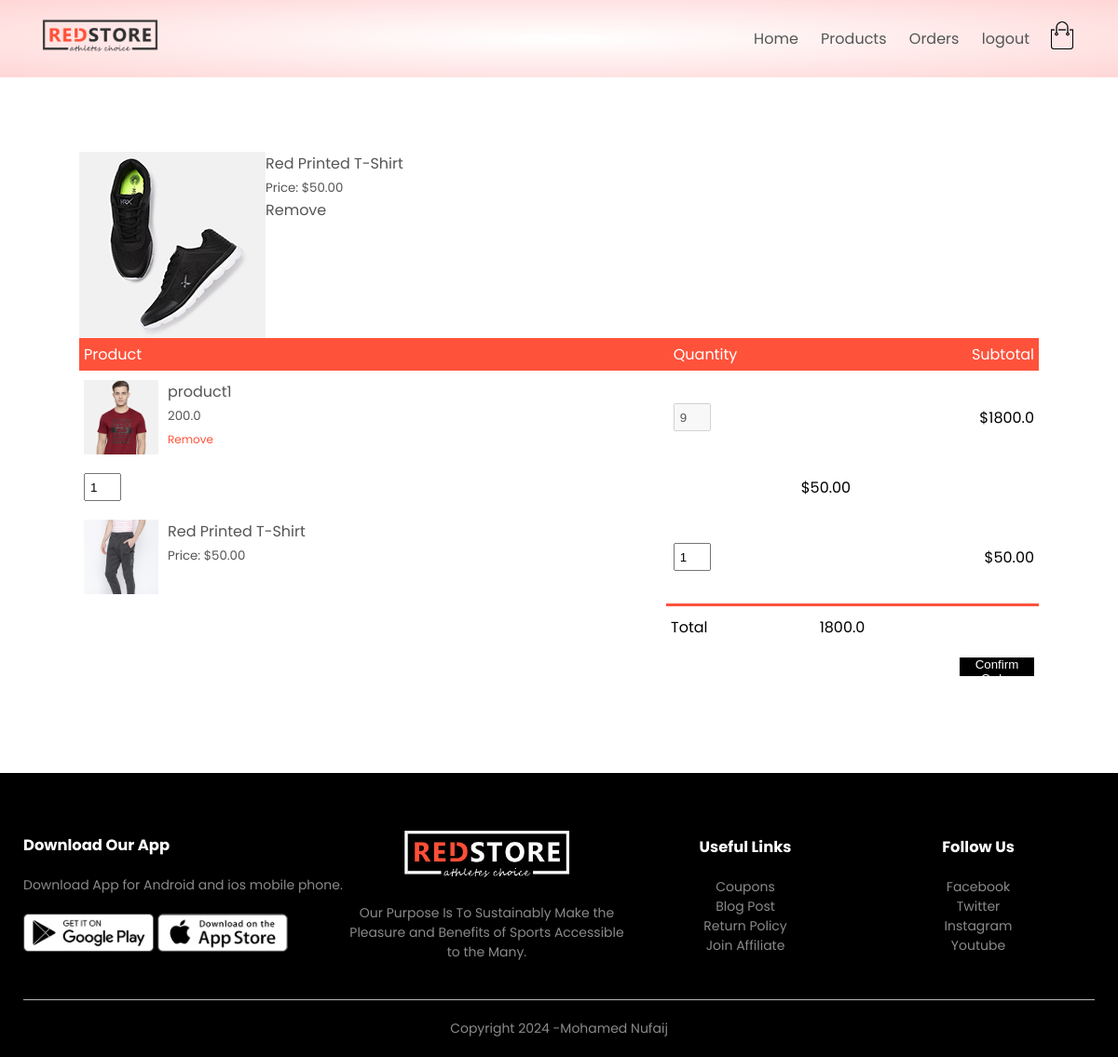
Before: /orders/cart/ (signed in) with the older database file.
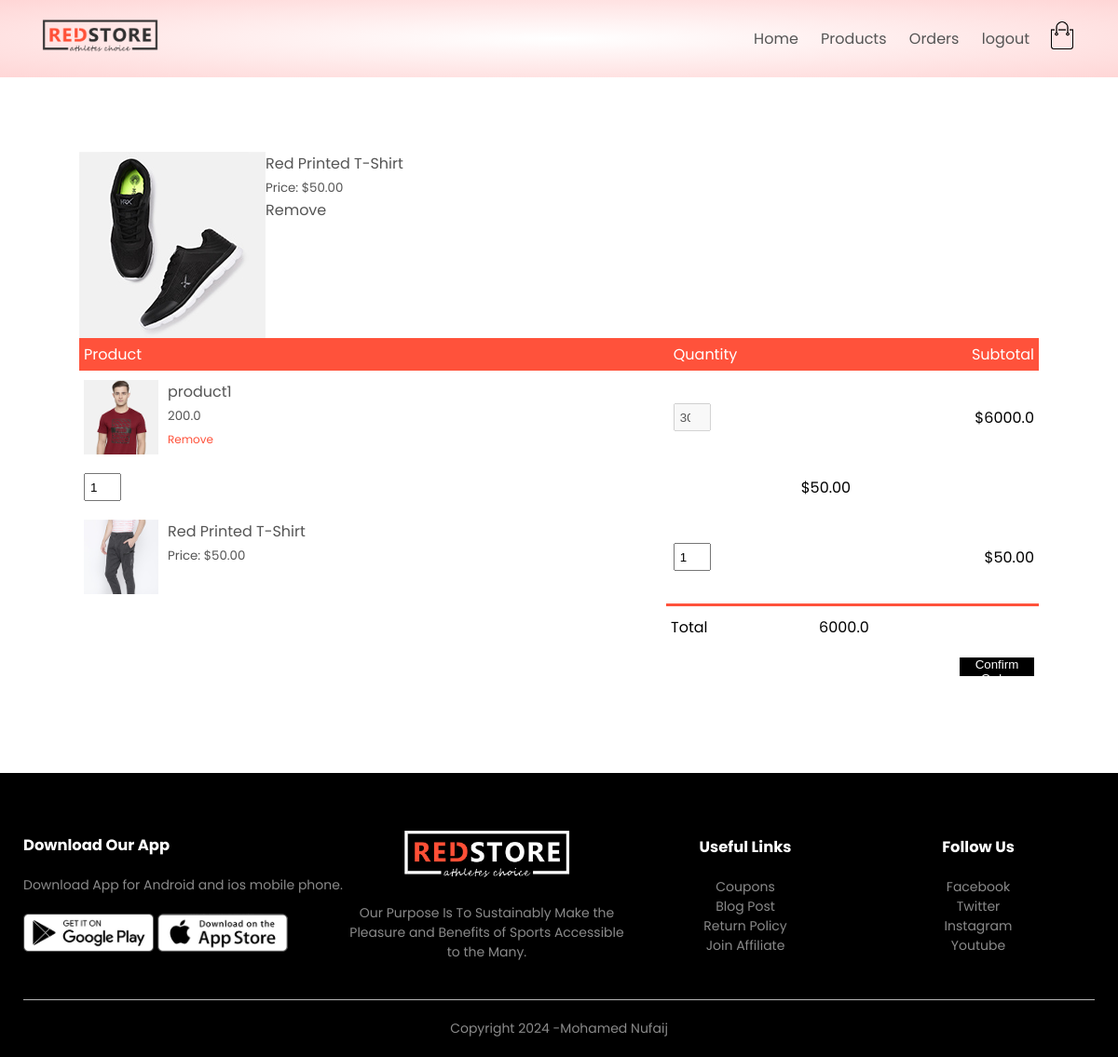
After: the same page with the newer database file.
### orders/models.py (models this page shows, shortened)
class Ordered_item(models.Model):
    product = models.ForeignKey(Product, related_name='added_cart', on_delete=models.SET_NULL, null=True)
    quantity = models.IntegerField(default=1)
    orders = models.ForeignKey(Order, related_name='ordered_items', on_delete=models.CASCADE)

class Order(models.Model):
    LIVE = 1
    DELETE = 0
    DELETE_CHOICES = ((LIVE, 'Live'), (DELETE, 'Delete'))
    CART_STAGE = 0
    ORDER_CONFIRMED = 1
    ORDER_PROCESSED = 2
    ORDER_DELIVERED = 3
    ORDER_REJECTED = 4
    STATUS_CHOICE = (
        (ORDER_PROCESSED, "ORDER_PROCESSED"),
        (ORDER_CONFIRMED, "ORDER_CONFIRMED"),
        (ORDER_REJECTED, "ORDER_REJECTED"),
    )
    order_status = models.IntegerField(choices=STATUS_CHOICE, default=CART_STAGE)
    owner = models.ForeignKey(Customer, related_name='orders', on_delete=models.SET_NULL, null=True)
    delete_status = models.IntegerField(choices=DELETE_CHOICES, default=LIVE)
    created_at = models.DateTimeField(auto_now_add=True)
    updated_at = models.DateTimeField(auto_now=True)
    total_price = models.FloatField(default=0.0)  # Add this line

### products/models.py (models this page shows, shortened)
class Product(models.Model):
    LIVE=1
    DELETE=0
    DELETE_CHOICES=((LIVE,'Live'),(DELETE,'Delete'))
    title=models.CharField(max_length=200)
    price=models.FloatField()
    description=models.TextField()
    image=models.ImageField(upload_to='media')
    priority=models.IntegerField(default=0)
    delete_status=models.IntegerField(choices=DELETE_CHOICES,default=LIVE)
    created_at=models.DateTimeField(auto_now_add=True)
    updated_at=models.DateTimeField(auto_now=True)

### orders/views.py (the view)
# urls.py: path('cart/', views.show_cart, name='cart'),  # URL for cart
def show_cart(request):
    user=request.user
    customer=user.customer_profile
    cart_obj,created=Order.objects.get_or_create(
            owner=customer,
            order_status=Order.CART_STAGE
                            )
    cart_items = Ordered_item.objects.filter(orders=cart_obj)
    context = {
        'cart': cart_obj,
        'cart_items': cart_items  # Pass the items to the template
    }
    return render(request, 'cart.html', context)

### orders/templatetags/multiply.py (called while the page is built)
@register.filter
def multiply(value, arg):
    return value * arg

### orders/templatetags/total.py (called while the page is built)
@register.simple_tag(name='total')
def total(cart):
    total = 0  # Initialize the total variable
    for item in cart.ordered_items.all():  # Use 'ordered_items' instead of 'added_items'
        total += item.quantity * item.product.price
    return total

### templates/cart.html (shortened to what this page needs)
<!DOCTYPE html>
<html lang="en">
{% load static %}
{% load multiply %}
{% load total %}
<head>
    <link rel="stylesheet" href="{% static 'style/style.css'%}">
    <link rel="stylesheet" href="https://stackpath.bootstrapcdn.com/font-awesome/4.7.0/css/font-awesome.min.css">
</head>
<body>
    {% block header%}
    {% include 'header.html' %}
    {% endblock header%}
    <div class="small-container cart-page">
        {% if cart and cart.ordered_items.all %}
        <table>
            <tr>
                <th>Product</th>
                <th>Quantity</th>
                <th>Subtotal</th>
            </tr>
            {% for cart_item in cart.ordered_items.all %}
            <tr>
                <td>
                    <div class="cart-info">
                        <img src="{{ cart_item.product.image.url }}">
                        <div>
                            <p>{{ cart_item.product.title }}</p>
                            <small>{{ cart_item.product.price }}</small>
                            <br>
                            <a href="{% url 'remove_items' cart_item.id %}">Remove</a>
                        </div>
                    </div>
                </td>
                <td><input type="number" disabled value="{{ cart_item.quantity }}"></td>
                <td>${{ cart_item.product.price|multiply:cart_item.quantity }}</td>
            </tr>
            {% endfor %}
                    <div class="cart-info">
                        <img src="{% static 'images/buy-2.jpg' %}">
                        <div>
                            <p>Red Printed T-Shirt</p>
                            <small>Price: $50.00</small>
                            <br>
                            <a href="">Remove</a>
                        </div>
                    </div>
                <td><input type="number" value="1"></td>
                <td>$50.00</td>
            <tr>
                <td>
                    <div class="cart-info">
                        <img src="{% static 'images/buy-3.jpg' %}">
                        <div>
                            <p>Red Printed T-Shirt</p>
                            <small>Price: $50.00</small>
                            <br>
                        </div>
                    </div>
                </td>
                <td><input type="number" value="1"></td>
                <td>$50.00</td>
            </tr>
        </table>
        <div class="total-price">
            <table>
                <tr>
                    <td>Total</td>
                    <td>{% total cart %}</td>
                </tr>
                <tr>
                    <td colspan="2">
                    </td>
                    <form action="{% url 'checkout_cart' %}" enctype="multipart/form-data" method="post">
                    <td><button id="Confirm" type="submit">Confirm Order</button>
                    </form></td>
                </tr>
            </table>
        </div>
        {% else%}
        <p>Cart is Empty</p>
        {% endif %}
    </div>
    {% block footer %}
    {% include 'footer.html' %}
    {% endblock footer %}
</body>
</html>

Changed rows visible on the page:
changed Ordered_item "product1": quantity "9" → "30"; product.price|multiply "1800.0" → "6000.0"
changed through a linked row, Order: id.price "1800.0" → "6000.0"
